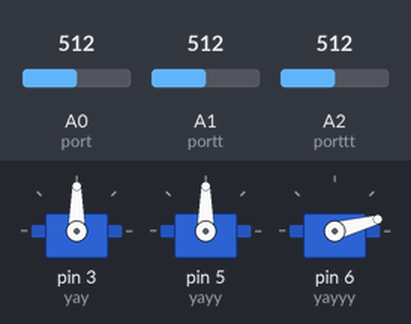
A sketch run on a simulated Arduino Uno, built with avr-gcc and run on an emulated ATmega328P. Parts: 3 × servo. The inputs (shaded band) are chosen by the test bench; at power-on: A0 (port) = 512, A1 (portt) = 512, A2 (porttt) = 512.

Above: at 1.2 s.
1.3 s: A0 (port) set to 716
At 2.5 s:
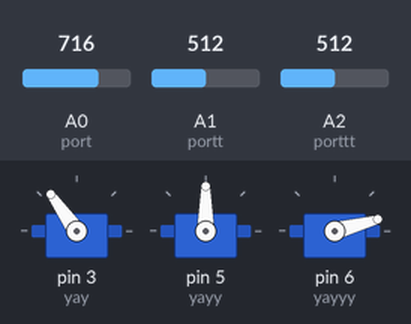
2.8 s: A1 (portt) set to 716
At 3.6 s:
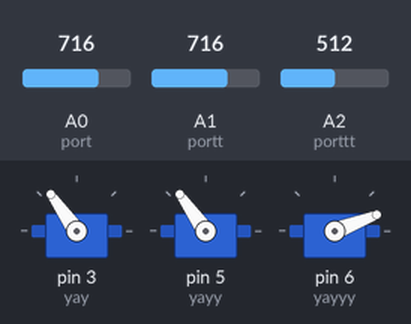
4.3 s: A0 (port) set to 900
At 4.7 s:
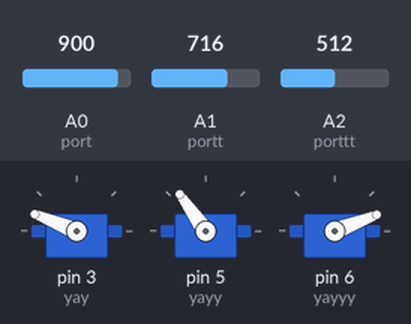
5.8 s: A1 (portt) set to 900
At 7.0 s:
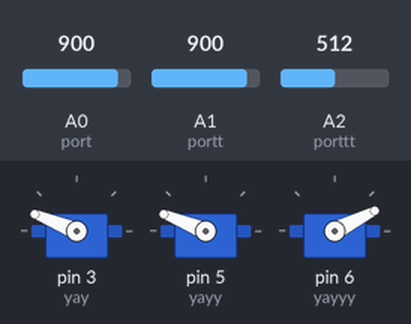
7.3 s: A0 (port) set to 1023
At 8.2 s:
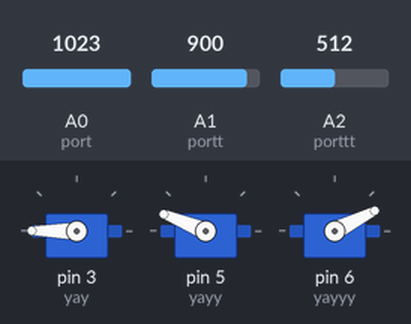
8.8 s: A1 (portt) set to 1023
At 9.4 s:
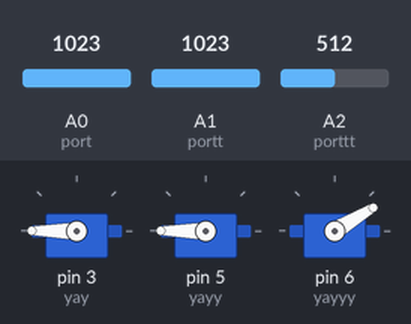
Timing chart, 0 to 11.3 s (numbered marks = the images above; inputs shaded):
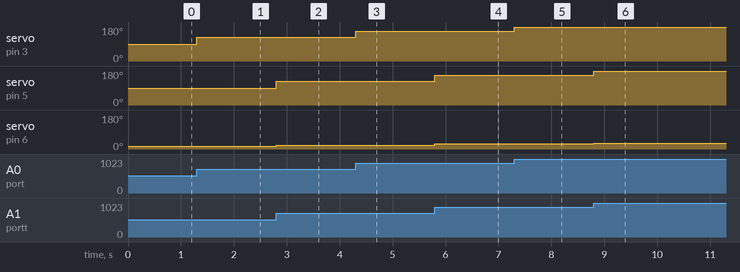

The sketch:

sketch_apr29d.ino
```cpp
#include <Servo.h>
Servo yay;
Servo yayy;
Servo yayyy;
int led1 = 4;
int port = A0;
int portt = A1;
int porttt = A2;
void setup() {
  // put your setup code here, to run once:
  yay.attach(3);
  yayy.attach(5);
  yayyy.attach(6);
  pinMode(port, INPUT);
  pinMode(portt, INPUT);
  pinMode(porttt, INPUT);
}

void loop() {
  // put your main code here, to run repeatedly:
  /*
  yay.write(0);
  delay(200);
  yay.write(90);
  delay(200);
  */
 int angka = analogRead(port);
 int angkaa = analogRead(portt);
 int angkaaa = analogRead(porttt);
 angka = map(angka, 0, 1023, 0, 180);
 angkaa = map(angkaa, 0, 1023, 0, 180);
 angkaaa = map(angkaa, 0, 1023, 0, 180);
 yay.write(angka);
 yayy.write(angkaa);
 yayyy.write(angkaaa);
 if (angka>90)
 {
  digitalWrite(led1, HIGH);
 }
 else
 {
  digitalWrite(led1, LOW);
 }

}
```

Measured:
- after the input at 1.3 s, servo on pin 3 (yay): 90° → 125° at once
- after the input at 2.8 s, servo on pin 5 (yayy): 90° → 125° at once; servo on pin 6 (yayyy): 15° → 21° at once
- after the input at 4.3 s, servo on pin 3 (yay): 125° → 158° at once
- after the input at 5.8 s, servo on pin 5 (yayy): 125° → 158° at once; servo on pin 6 (yayyy): 21° → 27° at once
- after the input at 7.3 s, servo on pin 3 (yay): 158° → 180° at once
- after the input at 8.8 s, servo on pin 5 (yayy): 158° → 180° at once; servo on pin 6 (yayyy): 27° → 31° at once
